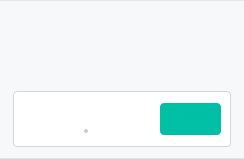
<?xml version="1.0" encoding="UTF-8"?>
<ui version="4.0">
 <class>DuplicatedNodeItem</class>
 <widget class="QWidget" name="DuplicatedNodeItem">
  <property name="geometry">
   <rect>
    <x>0</x>
    <y>0</y>
    <width>244</width>
    <height>158</height>
   </rect>
  </property>
  <property name="minimumSize">
   <size>
    <width>0</width>
    <height>0</height>
   </size>
  </property>
  <property name="maximumSize">
   <size>
    <width>16777215</width>
    <height>16777215</height>
   </size>
  </property>
  <property name="windowTitle">
   <string notr="true"/>
  </property>
  <property name="styleSheet">
   <string notr="true">#container{
   background-color: #F7F8F9;
   border-top: 1px solid rgba(0,0,0,0.08);
   border-bottom: 1px solid rgba(0,0,0,0.08);
}

</string>
  </property>
  <layout class="QVBoxLayout" name="verticalLayout">
   <property name="spacing">
    <number>0</number>
   </property>
   <property name="leftMargin">
    <number>0</number>
   </property>
   <property name="topMargin">
    <number>0</number>
   </property>
   <property name="rightMargin">
    <number>0</number>
   </property>
   <property name="bottomMargin">
    <number>0</number>
   </property>
   <item>
    <widget class="QFrame" name="container">
     <property name="styleSheet">
      <string notr="true">#fSelectionBox
{
    border: 1px solid #D6D6D6;
    border-radius: 4px;
    background-color: #FFFFFF;
}

#lTitle
{
   font-family: Lato;
   line-height: 20px;
   font-size: 16px;
   font-weight: 700; 
   color: #333333;
}

#lDescription, #lLearnMore
{
   font-family: Lato;
   line-height: 16px;
   font-size: 13px;
   font-weight: 400; 
   color: #333333;
}

#titleContainer, #titleContainer QLabel, #titleContainer WordWrapLabel
{
   background-color: #F7F8F9;
}
</string>
     </property>
     <property name="frameShape">
      <enum>QFrame::Panel</enum>
     </property>
     <layout class="QVBoxLayout" name="verticalLayout_2">
      <property name="spacing">
       <number>12</number>
      </property>
      <property name="leftMargin">
       <number>12</number>
      </property>
      <property name="topMargin">
       <number>0</number>
      </property>
      <property name="rightMargin">
       <number>12</number>
      </property>
      <property name="bottomMargin">
       <number>11</number>
      </property>
      <item>
       <widget class="QWidget" name="titleContainer" native="true">
        <layout class="QVBoxLayout" name="verticalLayout_3">
         <property name="spacing">
          <number>8</number>
         </property>
         <property name="leftMargin">
          <number>10</number>
         </property>
         <property name="topMargin">
          <number>12</number>
         </property>
         <property name="rightMargin">
          <number>0</number>
         </property>
         <property name="bottomMargin">
          <number>0</number>
         </property>
         <item>
          <widget class="QLabel" name="lTitle">
           <property name="text">
            <string notr="true"/>
           </property>
          </widget>
         </item>
         <item>
          <widget class="WordWrapLabel" name="lDescription">
           <property name="text">
            <string/>
           </property>
          </widget>
         </item>
         <item>
          <widget class="QLabel" name="lLearnMore">
           <property name="sizePolicy">
            <sizepolicy hsizetype="Preferred" vsizetype="Fixed">
             <horstretch>0</horstretch>
             <verstretch>0</verstretch>
            </sizepolicy>
           </property>
           <property name="minimumSize">
            <size>
             <width>0</width>
             <height>15</height>
            </size>
           </property>
           <property name="text">
            <string notr="true"/>
           </property>
           <property name="openExternalLinks">
            <bool>true</bool>
           </property>
          </widget>
         </item>
        </layout>
       </widget>
      </item>
      <item>
       <widget class="QFrame" name="fSelectionBox">
        <property name="sizePolicy">
         <sizepolicy hsizetype="Expanding" vsizetype="Expanding">
          <horstretch>0</horstretch>
          <verstretch>0</verstretch>
         </sizepolicy>
        </property>
        <property name="minimumSize">
         <size>
          <width>0</width>
          <height>56</height>
         </size>
        </property>
        <property name="maximumSize">
         <size>
          <width>16777215</width>
          <height>16777215</height>
         </size>
        </property>
        <property name="styleSheet">
         <string notr="true">#bAction
{
    border: solid 1px #000000;
    border-radius: 4px;
    font-family: Lato;
    font-size: 14px;
    line-height: 20px;
    font-weight: 400;
    padding: 6px 12px 6px 12px;
    background-color: #00BFA5;
    color: #FFFFFF;
}

#lNodeName
{
    font-family: Lato;
    font-size: 13px;
    font-weight: 700;
    line-height: 15px;
    background-color: transparent;
    color: #333333;
}

#lDate, #lSize
{
    font-family: Lato;
    font-size: 12px;
    font-weight: 400;
    line-height: 14px;
    background-color: transparent;
    color: #333333;
}

#lIcon
{
   background-color: transparent;
}</string>
        </property>
        <property name="frameShape">
         <enum>QFrame::Panel</enum>
        </property>
        <property name="frameShadow">
         <enum>QFrame::Plain</enum>
        </property>
        <layout class="QHBoxLayout" name="horizontalLayout" stretch="0,1,0">
         <property name="leftMargin">
          <number>4</number>
         </property>
         <property name="topMargin">
          <number>4</number>
         </property>
         <property name="rightMargin">
          <number>9</number>
         </property>
         <property name="bottomMargin">
          <number>4</number>
         </property>
         <item>
          <widget class="QLabel" name="lIcon">
           <property name="minimumSize">
            <size>
             <width>48</width>
             <height>48</height>
            </size>
           </property>
           <property name="maximumSize">
            <size>
             <width>48</width>
             <height>48</height>
            </size>
           </property>
           <property name="text">
            <string/>
           </property>
          </widget>
         </item>
         <item>
          <widget class="QWidget" name="wNode" native="true">
           <property name="sizePolicy">
            <sizepolicy hsizetype="Expanding" vsizetype="Expanding">
             <horstretch>0</horstretch>
             <verstretch>0</verstretch>
            </sizepolicy>
           </property>
           <layout class="QVBoxLayout" name="verticalLayout_4">
            <property name="spacing">
             <number>0</number>
            </property>
            <property name="leftMargin">
             <number>0</number>
            </property>
            <property name="topMargin">
             <number>4</number>
            </property>
            <property name="rightMargin">
             <number>0</number>
            </property>
            <property name="bottomMargin">
             <number>4</number>
            </property>
            <item>
             <widget class="WordWrapLabel" name="lNodeName">
              <property name="sizePolicy">
               <sizepolicy hsizetype="Expanding" vsizetype="Expanding">
                <horstretch>0</horstretch>
                <verstretch>0</verstretch>
               </sizepolicy>
              </property>
              <property name="text">
               <string notr="true"/>
              </property>
             </widget>
            </item>
            <item>
             <widget class="QWidget" name="wNodeInfo" native="true">
              <property name="styleSheet">
               <string notr="true">#point
{
    border-radius: 2px;
    background-color: rgba(0,0,0,0.2);
}</string>
              </property>
              <layout class="QHBoxLayout" name="horizontalLayout_2">
               <property name="spacing">
                <number>5</number>
               </property>
               <property name="leftMargin">
                <number>0</number>
               </property>
               <property name="topMargin">
                <number>0</number>
               </property>
               <property name="rightMargin">
                <number>0</number>
               </property>
               <property name="bottomMargin">
                <number>0</number>
               </property>
               <item>
                <widget class="QLabel" name="lSize">
                 <property name="text">
                  <string/>
                 </property>
                </widget>
               </item>
               <item>
                <widget class="QWidget" name="point" native="true">
                 <property name="minimumSize">
                  <size>
                   <width>4</width>
                   <height>4</height>
                  </size>
                 </property>
                 <property name="maximumSize">
                  <size>
                   <width>4</width>
                   <height>4</height>
                  </size>
                 </property>
                </widget>
               </item>
               <item>
                <widget class="QLabel" name="lDate">
                 <property name="text">
                  <string/>
                 </property>
                </widget>
               </item>
               <item>
                <spacer name="horizontalSpacer_2">
                 <property name="orientation">
                  <enum>Qt::Horizontal</enum>
                 </property>
                 <property name="sizeHint" stdset="0">
                  <size>
                   <width>0</width>
                   <height>0</height>
                  </size>
                 </property>
                </spacer>
               </item>
              </layout>
             </widget>
            </item>
           </layout>
          </widget>
         </item>
         <item>
          <widget class="QWidget" name="wActionButton" native="true">
           <property name="sizePolicy">
            <sizepolicy hsizetype="Fixed" vsizetype="Preferred">
             <horstretch>0</horstretch>
             <verstretch>0</verstretch>
            </sizepolicy>
           </property>
           <property name="minimumSize">
            <size>
             <width>100</width>
             <height>0</height>
            </size>
           </property>
           <property name="maximumSize">
            <size>
             <width>100</width>
             <height>16777215</height>
            </size>
           </property>
           <layout class="QHBoxLayout" name="horizontalLayout_3">
            <property name="leftMargin">
             <number>0</number>
            </property>
            <property name="topMargin">
             <number>0</number>
            </property>
            <property name="rightMargin">
             <number>0</number>
            </property>
            <property name="bottomMargin">
             <number>0</number>
            </property>
            <item>
             <spacer name="horizontalSpacer_3">
              <property name="orientation">
               <enum>Qt::Horizontal</enum>
              </property>
              <property name="sizeType">
               <enum>QSizePolicy::Expanding</enum>
              </property>
              <property name="sizeHint" stdset="0">
               <size>
                <width>0</width>
                <height>0</height>
               </size>
              </property>
             </spacer>
            </item>
            <item>
             <widget class="QPushButton" name="bAction">
              <property name="minimumSize">
               <size>
                <width>0</width>
                <height>32</height>
               </size>
              </property>
              <property name="maximumSize">
               <size>
                <width>16777215</width>
                <height>32</height>
               </size>
              </property>
              <property name="cursor">
               <cursorShape>PointingHandCursor</cursorShape>
              </property>
              <property name="text">
               <string notr="true"/>
              </property>
             </widget>
            </item>
           </layout>
          </widget>
         </item>
        </layout>
       </widget>
      </item>
     </layout>
    </widget>
   </item>
  </layout>
 </widget>
 <customwidgets>
  <customwidget>
   <class>WordWrapLabel</class>
   <extends>QLabel</extends>
   <header>WordWrapLabel.h</header>
  </customwidget>
 </customwidgets>
 <resources/>
 <connections/>
</ui>
